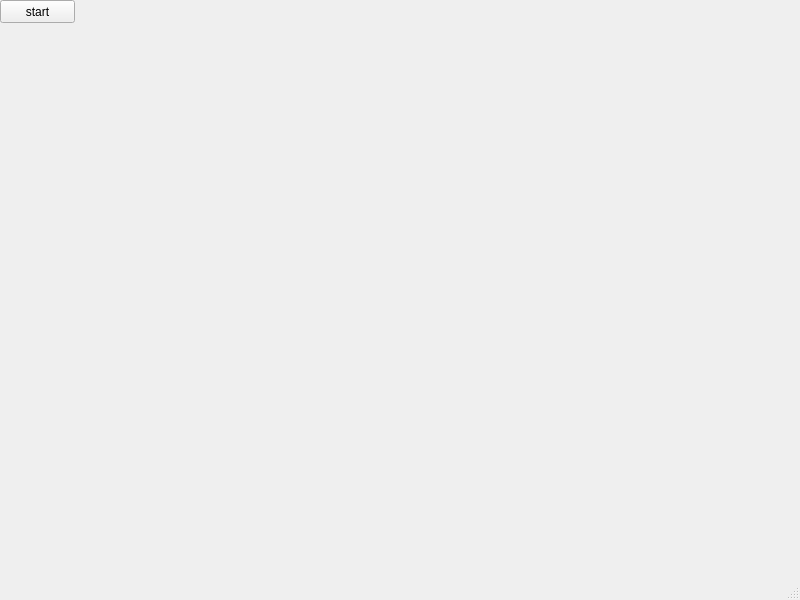
<?xml version="1.0" encoding="UTF-8"?>
<ui version="4.0">
 <class>MainWindow</class>
 <widget class="QMainWindow" name="MainWindow">
  <property name="geometry">
   <rect>
    <x>0</x>
    <y>0</y>
    <width>800</width>
    <height>600</height>
   </rect>
  </property>
  <property name="windowTitle">
   <string>MainWindow</string>
  </property>
  <widget class="QWidget" name="centralwidget">
   <widget class="QPushButton" name="startButton">
    <property name="geometry">
     <rect>
      <x>0</x>
      <y>0</y>
      <width>75</width>
      <height>23</height>
     </rect>
    </property>
    <property name="text">
     <string>start</string>
    </property>
   </widget>
  </widget>
  <widget class="QMenuBar" name="menubar">
   <property name="geometry">
    <rect>
     <x>0</x>
     <y>0</y>
     <width>800</width>
     <height>21</height>
    </rect>
   </property>
  </widget>
  <widget class="QStatusBar" name="statusbar"/>
 </widget>
 <resources/>
 <connections/>
</ui>
